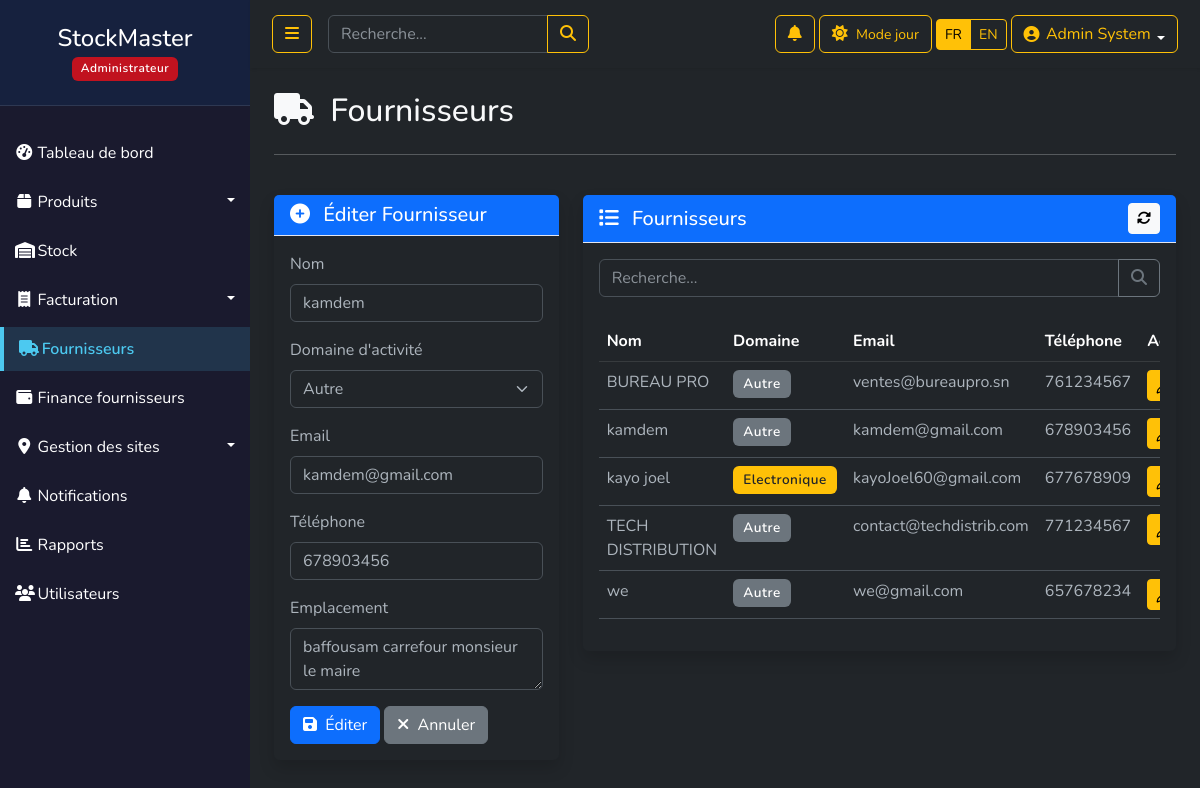
Page /suppliers.php?edit=7 (signed in) on the committed database.
### tables this page shows
CREATE TABLE `utilisateurs` (
  `id` int(11) NOT NULL AUTO_INCREMENT,
  `nom` varchar(50) NOT NULL,
  `email` varchar(100) NOT NULL,
  `telephone` varchar(30) DEFAULT NULL,
  `fournisseur_id` int(11) DEFAULT NULL,
  `site_id` int(11) DEFAULT NULL,
  `password` varchar(255) NOT NULL,
  `role` enum('admin','superviseur','caissier','gestionnaire','utilisateur','fournisseur') DEFAULT 'utilisateur',
  `theme_pref` enum('light','dark') DEFAULT 'light',
  `created_at` timestamp NOT NULL DEFAULT current_timestamp(),
  `last_login` datetime DEFAULT NULL,
  `derniere_connexion` datetime DEFAULT NULL,
  `nombre_connexions` int(11) DEFAULT 0,
  PRIMARY KEY (`id`),
  UNIQUE KEY `email` (`email`)
);

CREATE TABLE `fournisseurs` (
  `id` int(11) NOT NULL,
  `nom` varchar(100) NOT NULL,
  `contact` varchar(100) DEFAULT NULL,
  `telephone` varchar(20) DEFAULT NULL,
  `email` varchar(100) DEFAULT NULL,
  `adresse` text DEFAULT NULL,
  `created_at` timestamp NOT NULL DEFAULT current_timestamp(),
  `domaine_activite` varchar(100) NOT NULL DEFAULT 'Autre'
);

### config.php (called while the page is built, shortened)
<?php
try {
    $db = new PDO("mysql:host=".DB_HOST.";dbname=".DB_NAME, DB_USER, DB_PASS);
    $db->setAttribute(PDO::ATTR_ERRMODE, PDO::ERRMODE_EXCEPTION);
    $db->exec("SET NAMES 'utf8'");
} catch(PDOException $e) {
    die("Erreur de connexion : " . $e->getMessage());
}
function getCurrentTheme() {
    if (isset($_SESSION['user_id'])) {
        global $db;
        $stmt = $db->prepare("SELECT theme_pref FROM utilisateurs WHERE id = ?");
        $stmt->execute([$_SESSION['user_id']]);
        $user = $stmt->fetch();
        if ($user !== false && isset($user['theme_pref'])) {
            return $user['theme_pref'];
        }
    }
    return $_SESSION['theme'] ?? 'light';
}
$lang = $_SESSION['lang'] ?? 'fr';
$langFile = __DIR__ . '/lang/' . $lang . '.php';
if (file_exists($langFile)) {
    $tr = require $langFile;
} else {
    $tr = require __DIR__ . '/lang/fr.php';
}
function t($key) {
    global $tr;
    return $tr[$key] ?? $key;
}
?>

### suppliers.php (the view, shortened to what this page needs)
<?php
require_once 'config.php';
$theme = getCurrentTheme();
$page = isset($_GET['page']) ? (int)$_GET['page'] : 1;
$perPage = 10;
$offset = ($page - 1) * $perPage;
$search = isset($_GET['search']) ? $_GET['search'] : '';
$query = "SELECT * FROM fournisseurs WHERE 1=1";
$params = [];
$query .= " ORDER BY nom LIMIT $offset, $perPage";
$stmt = $db->prepare($query);
$stmt->execute($params);
$suppliers = $stmt->fetchAll();
?>
<!DOCTYPE html>
<html lang="fr" data-bs-theme="<?= $theme ?>">
<head>
    <link href="https://cdn.jsdelivr.net/npm/bootstrap@5.3.0/dist/css/bootstrap.min.css" rel="stylesheet">
    <link rel="stylesheet" href="https://cdnjs.cloudflare.com/ajax/libs/font-awesome/6.4.0/css/all.min.css">
    <link rel="stylesheet" href="https://cdnjs.cloudflare.com/ajax/libs/animate.css/4.1.1/animate.min.css">
    <link rel="stylesheet" href="css/style.css">
</head>
<body class="<?= $theme == 'dark' ? 'bg-dark text-light' : 'bg-light' ?>">
    <div class="wrapper">
        <?php include_once('includes/sidebar.php'); ?>
        <div id="content">
            <?php include_once('includes/navbar.php'); ?>
            <div class="container-fluid px-4">
                <div class="row my-4 animate__animated animate__fadeIn">
                    <div class="col-12">
                        <h2 class="mb-4"><i class="fas fa-truck me-2"></i> <?= t('suppliers') ?></h2>
                        <hr>
                    </div>
                </div>
                <div class="row">
                    <div class="col-md-4 mb-4">
                        <div class="card shadow card-hover animate__animated animate__fadeInLeft">
                            <div class="card-header bg-primary text-white">
                                <h5 class="mb-0">
                                    <i class="fas fa-plus-circle me-2"></i>
                                    <?= isset($_GET['edit']) ? t('edit') : t('add') ?> <?= t('supplier') ?>
                                </h5>
                            </div>
                            <div class="card-body">
                                <?php
                                $supplier = null;
                                if (isset($_GET['edit'])) {
                                    $id = $_GET['edit'];
                                    $stmt = $db->prepare("SELECT * FROM fournisseurs WHERE id = ?");
                                    $stmt->execute([$id]);
                                    $supplier = $stmt->fetch();
                                }
                                ?>
                                <form method="POST" id="supplierForm">
                                    <div class="mb-3">
                                        <label for="nom" class="form-label">Nom</label>
                                        <input type="text" class="form-control" id="nom" name="nom"
                                            value="<?= $supplier['nom'] ?? '' ?>" required>
                                    </div>
                                    <div class="mb-3">
                                        <label for="domaine_activite" class="form-label">Domaine d'activité</label>
                                        <select class="form-select" id="domaine_activite" name="domaine_activite" required>
                                            <option value="Autre" <?= !isset($supplier) || $supplier['domaine_activite'] == 'Autre' ? 'selected' : '' ?>>Autre</option>
                                        </select>
                                    </div>
                                    <div class="mb-3">
                                        <label for="email" class="form-label">Email</label>
                                        <input type="email" class="form-control" id="email" name="email"
                                            value="<?= $supplier['email'] ?? '' ?>">
                                    </div>
                                    <div class="mb-3">
                                        <label for="telephone" class="form-label"><?= t('phone') ?></label>
                                        <input type="text" class="form-control" id="telephone" name="telephone"
                                            value="<?= $supplier['telephone'] ?? '' ?>">
                                    </div>
                                    <div class="mb-3">
                                        <label for="adresse" class="form-label"><?= t('location') ?></label>
                                        <textarea class="form-control" id="adresse" name="adresse" rows="2"><?= $supplier['adresse'] ?? '' ?></textarea>
                                    </div>
                                    <button type="submit" class="btn btn-primary btn-hover" name="<?= isset($_GET['edit']) ? 'edit_supplier' : 'add_supplier' ?>">
                                        <i class="fas fa-save me-1"></i>
                                        <?= isset($_GET['edit']) ? t('edit') : t('add') ?>
                                    </button>
                                    <?php if (isset($_GET['edit'])): ?>
                                        <a href="suppliers.php" class="btn btn-secondary btn-hover">
                                            <i class="fas fa-times me-1"></i> <?= t('cancel') ?>
                                        </a>
                                    <?php endif; ?>
                                </form>
                            </div>
                        </div>
                    </div>
                    <div class="col-md-8">
                        <div class="card shadow animate__animated animate__fadeInRight">
                            <div class="card-header bg-primary text-white d-flex justify-content-between align-items-center">
                                <h5 class="mb-0">
                                    <i class="fas fa-list me-2"></i>
                                    <?= t('suppliers') ?>
                                </h5>
                                <button id="refreshBtn" class="btn btn-sm btn-light">
                                    <i class="fas fa-sync-alt"></i>
                                </button>
                            </div>
                            <div class="card-body">
                                <form class="mb-4" id="searchForm">
                                    <div class="input-group">
                                        <input type="text" class="form-control" placeholder="<?= t('search') ?>..."
                                            name="search" id="searchInput" value="<?= htmlspecialchars($search) ?>">
                                        <button class="btn btn-outline-secondary" type="submit">
                                            <i class="fas fa-search"></i>
                                        </button>
                                    </div>
                                </form>
                                <div class="table-responsive">
                                    <table class="table">
                                        <thead class="<?= $theme == 'dark' ? 'table-dark' : '' ?>">
                                            <tr>
                                                <th>Nom</th>
                                                <th>Domaine</th>
                                                <th>Email</th>
                                                <th>Téléphone</th>
                                                <th>Actions</th>
                                            </tr>
                                        </thead>
                                        <tbody id="suppliersTableBody">
                                            <?php if (empty($suppliers)): ?>
                                                <tr>
                                                    <td colspan="5" class="text-center">Aucun fournisseur trouvé</td>
                                                </tr>
                                            <?php else: ?>
                                                <?php foreach ($suppliers as $supplier): ?>
                                                    <tr class="table-row fade-in">
                                                        <td><?= htmlspecialchars($supplier['nom']) ?></td>
                                                        <td>
                                                            <span class="badge bg-<?=
                                                                $supplier['domaine_activite'] == 'Alimentaire' ? 'success' :
                                                                ($supplier['domaine_activite'] == 'Textile' ? 'info' :
                                                                ($supplier['domaine_activite'] == 'Electronique' ? 'warning' :
                                                                ($supplier['domaine_activite'] == 'BTP' ? 'danger' : 'secondary'))) ?>">
                                                                <?= htmlspecialchars($supplier['domaine_activite']) ?>
                                                            </span>
                                                        </td>
                                                        <td><?= htmlspecialchars($supplier['email']) ?></td>
                                                        <td><?= htmlspecialchars($supplier['telephone']) ?></td>
                                                        <td>
                                                            <div class="btn-group btn-group-sm" role="group">
                                                            <a href="suppliers.php?edit=<?= (int)$supplier['id'] ?>"
                                                               class="btn btn-warning" title="<?= t('edit') ?>" data-full-reload="1">
                                                                <i data-lucide="pencil" style="width:14px;height:14px"></i>
                                                            </a>
                                                            </div>
                                                        </td>
                                                    </tr>
                                                <?php endforeach; ?>
                                            <?php endif; ?>
                                        </tbody>
                                    </table>
                                </div>
                            </div>
                        </div>
                    </div>
                </div>
            </div>
        </div>
    </div>
    <link rel="stylesheet" href="https://cdnjs.cloudflare.com/ajax/libs/toastr.js/latest/css/toastr.min.css">
</body>
</html>

### css/style.css (style rules this page uses)
body { font-family: 'Nunito', sans-serif; background: #f8f9fa; }
.wrapper { display: flex; width: 100%; align-items: stretch; }
#content { width: 100%; min-height: 100vh; transition: all 0.3s; }
.card { border: none; border-radius: 0.35rem; box-shadow: 0 0.15rem 1.75rem 0 rgba(58, 59, 69, 0.15); }
.card-header { background-color: #f8f9fc; border-bottom: 1px solid #e3e6f0; }
body, .card, .navbar, .dropdown-menu, .table { transition: background-color 0.3s ease, color 0.3s ease, border-color 0.3s ease; }

### suppliers.php (style rules this page uses)
.card-hover { transition: all 0.3s ease; }
.btn-hover { transition: all 0.2s ease; }
.fade-in { animation: fadeIn 0.5s ease-out; }
.table-row { transition: all 0.3s ease; }
.badge { padding: 0.5em 0.75em; font-size: 0.85em; font-weight: 600; letter-spacing: 0.5px; }
.bg-warning { background-color: #ffc107 !important; color: #212529; }
.bg-secondary { background-color: #6c757d !important; }

### rows in the picture
fournisseurs: nom "kamdem", domaine_activite "Autre", email "kamdem@gmail.com", telephone "678903456", adresse "baffousam carrefour monsieur le maire"
fournisseurs: nom "BUREAU PRO", domaine_activite "Autre", email "ventes@bureaupro.sn", telephone "761234567"
fournisseurs: nom "kayo joel", domaine_activite "Electronique", email "kayoJoel60@gmail.com", telephone "677678909"
fournisseurs: nom "TECH DISTRIBUTION", domaine_activite "Autre", email "contact@techdistrib.com", telephone "771234567"
fournisseurs: nom "we", domaine_activite "Autre", email "we@gmail.com", telephone "657678234"

### other values in the picture
role_label() "Administrateur"
t('dashboard') "Tableau de bord"
t('products') "Produits"
t('stock') "Stock"
t('invoicing') "Facturation"
t('suppliers') "Fournisseurs"
t('supplier_finance') "Finance fournisseurs"
t('site_management') "Gestion des sites"
t('notifications') "Notifications"
t('reports') "Rapports"
t('users') "Utilisateurs"
t('light_mode') "Mode jour"
$_SESSION['nom'] "Admin System"
t('edit') "Éditer"
t('supplier') "Fournisseur"
